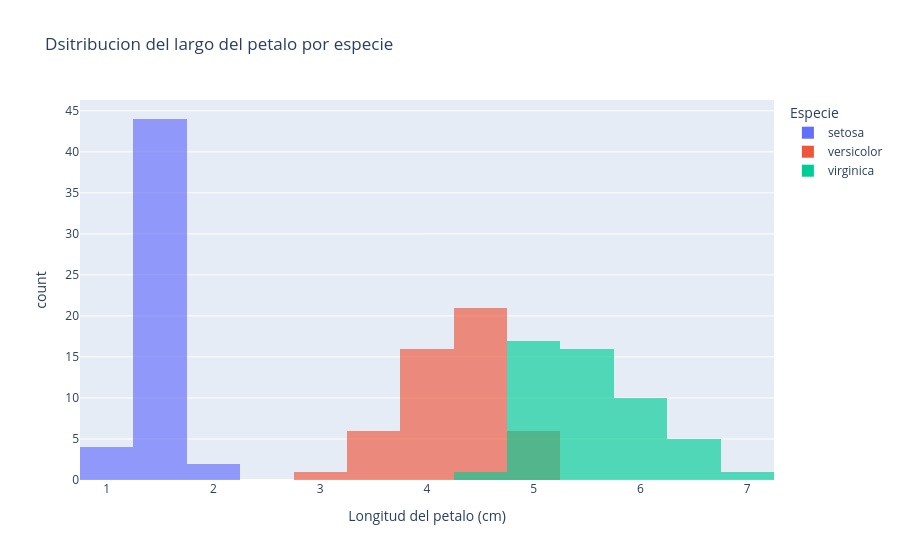

This figure's notebook cell:
### Code cell
# Conceptos a practicar: px.scatter, ejes, color y títulos.
# 2. Histograma comparativo por especie
# Representa la distribución de `petal_length` mediante un histograma. Usa 20 bins, diferencia las especies
# con `color`, configura `barmode="overlay"` y aplica una opacidad que permita comparar las distribuciones
# superpuestas.
# Conceptos a practicar: px.histogram, bins, overlay y opacity.
fig= px.histogram(
    data_frame=df,
    x="petal_length",
    color="species",
    nbins=20,
    barmode="overlay",
    opacity=0.65,
    title="Dsitribucion del largo del petalo por especie",
    labels={
        "petal_length":"Longitud del petalo (cm)",
        "species":"Especie"

    }

)

fig.show()

### Figure 1 — Plotly figure (JSON) as saved in the notebook; plotly's stock layout.template omitted (floating-point values rounded to 4 significant figures)
{"data": [{"bingroup": "x", "hovertemplate": "Especie=setosa<br>Longitud del petalo (cm)=%{x}<br>count=%{y}<extra></extra>", "legendgroup": "setosa", "marker": {"color": "#636efa", "opacity": 0.65, "pattern": {"shape": ""}}, "name": "setosa", "nbinsx": 20, "orientation": "v", "showlegend": true, "type": "histogram", "x": [1.4, 1.4, 1.3, 1.5, 1.4, 1.7, 1.4, 1.5, 1.4, 1.5, 1.5, 1.6, 1.4, 1.1, 1.2, 1.5, 1.3, 1.4, 1.7, 1.5, 1.7, 1.5, 1.0, 1.7, 1.9, 1.6, 1.6, 1.5, 1.4, 1.6, 1.6, 1.5, 1.5, 1.4, 1.5, 1.2, 1.3, 1.4, 1.3, 1.5, 1.3, 1.3, 1.3, 1.6, 1.9, 1.4, 1.6, 1.4, 1.5, 1.4], "xaxis": "x", "yaxis": "y"}, {"bingroup": "x", "hovertemplate": "Especie=versicolor<br>Longitud del petalo (cm)=%{x}<br>count=%{y}<extra></extra>", "legendgroup": "versicolor", "marker": {"color": "#EF553B", "opacity": 0.65, "pattern": {"shape": ""}}, "name": "versicolor", "nbinsx": 20, "orientation": "v", "showlegend": true, "type": "histogram", "x": [4.7, 4.5, 4.9, 4.0, 4.6, 4.5, 4.7, 3.3, 4.6, 3.9, 3.5, 4.2, 4.0, 4.7, 3.6, 4.4, 4.5, 4.1, 4.5, 3.9, 4.8, 4.0, 4.9, 4.7, 4.3, 4.4, 4.8, 5.0, 4.5, 3.5, 3.8, 3.7, 3.9, 5.1, 4.5, 4.5, 4.7, 4.4, 4.1, 4.0, 4.4, 4.6, 4.0, 3.3, 4.2, 4.2, 4.2, 4.3, 3.0, 4.1], "xaxis": "x", "yaxis": "y"}, {"bingroup": "x", "hovertemplate": "Especie=virginica<br>Longitud del petalo (cm)=%{x}<br>count=%{y}<extra></extra>", "legendgroup": "virginica", "marker": {"color": "#00cc96", "opacity": 0.65, "pattern": {"shape": ""}}, "name": "virginica", "nbinsx": 20, "orientation": "v", "showlegend": true, "type": "histogram", "x": [6.0, 5.1, 5.9, 5.6, 5.8, 6.6, 4.5, 6.3, 5.8, 6.1, 5.1, 5.3, 5.5, 5.0, 5.1, 5.3, 5.5, 6.7, 6.9, 5.0, 5.7, 4.9, 6.7, 4.9, 5.7, 6.0, 4.8, 4.9, 5.6, 5.8, 6.1, 6.4, 5.6, 5.1, 5.6, 6.1, 5.6, 5.5, 4.8, 5.4, 5.6, 5.1, 5.1, 5.9, 5.7, 5.2, 5.0, 5.2, 5.4, 5.1], "xaxis": "x", "yaxis": "y"}], "layout": {"barmode": "overlay", "legend": {"title": {"text": "Especie"}, "tracegroupgap": 0}, "title": {"text": "Dsitribucion del largo del petalo por especie"}, "xaxis": {"anchor": "y", "domain": [0, 1], "title": {"text": "Longitud del petalo (cm)"}}, "yaxis": {"anchor": "x", "domain": [0, 1], "title": {"text": "count"}}}}
